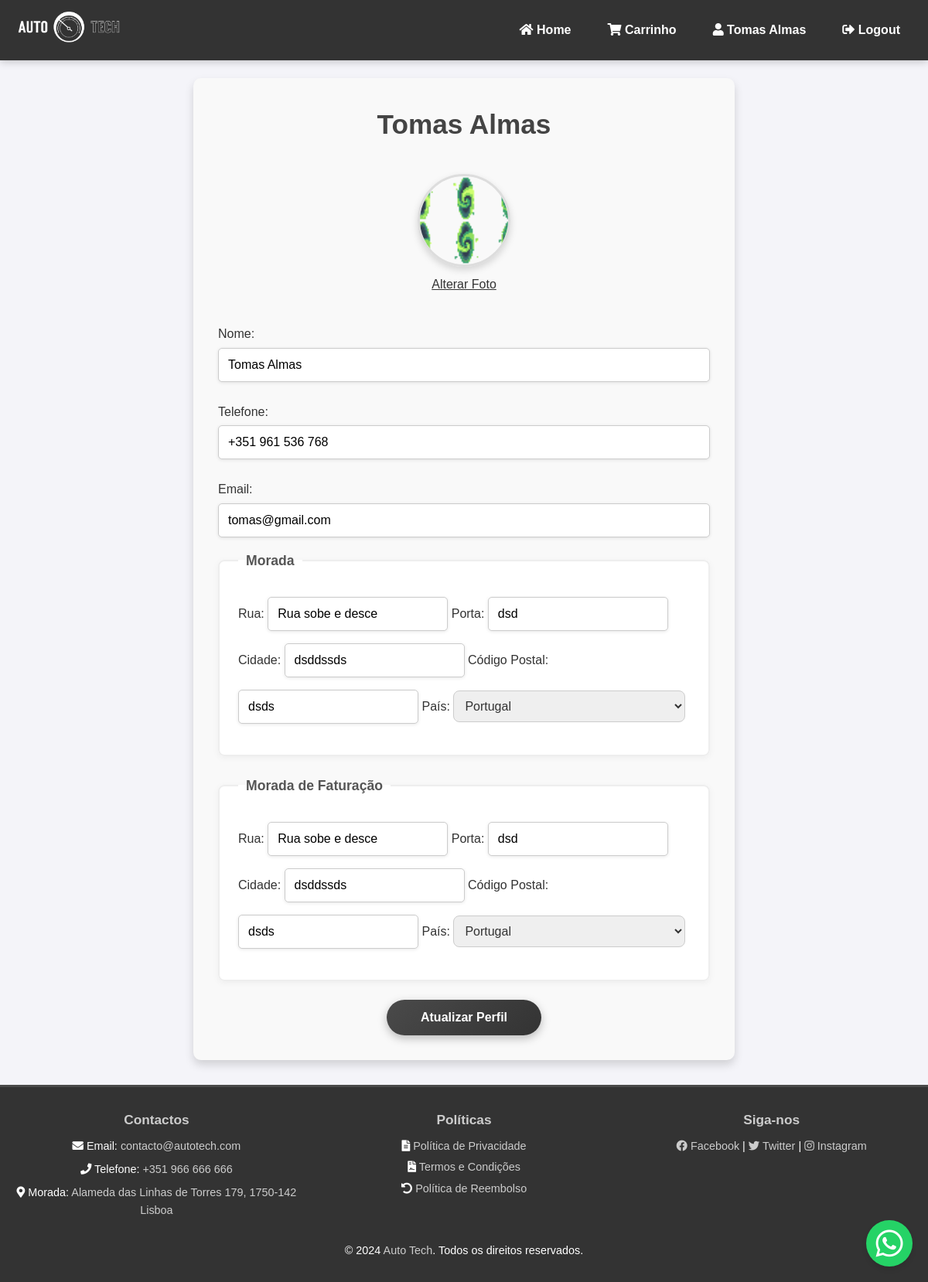
Screenshot of /perfil (signed in) with the database file from the repository.
### models.py (models this page shows)
class User(UserMixin, db.Model):
    __tablename__ = 'users'  # Define o nome correto da tabela
    id = db.Column(db.Integer, primary_key=True)
    nome = db.Column(db.String(64), nullable=False)
    email = db.Column(db.String(120), unique=True, nullable=False)
    senha = db.Column(db.String(128), nullable=False)
    phone = db.Column(db.String(15), nullable=True)
    rua = db.Column(db.String(128), nullable=True)
    numero = db.Column(db.String(10), nullable=True)
    cidade = db.Column(db.String(64), nullable=True)
    codigo_postal = db.Column(db.String(10), nullable=True)
    country = db.Column(db.String(64), nullable=True)
    rua_faturacao = db.Column(db.String(128), nullable=True)
    numero_faturacao = db.Column(db.String(10), nullable=True)
    cidade_faturacao = db.Column(db.String(64), nullable=True)
    codigo_postal_faturacao = db.Column(db.String(10), nullable=True)
    pais_faturacao = db.Column(db.String(64), nullable=True)
    imagem = db.Column(db.String(200), nullable=True)

### main.py (the view)
@app.route('/perfil')
@login_required
def perfil():
    return render_template('profile.html', name="Perfil", user=current_user, paises_por_continente=paises())

### main.py (called while the page is built)
def paises():
    paises_por_continente = {
        "África": [
            "África do Sul", "Angola", "Argélia", "Cabo Verde", "Egito",
            "Marrocos", "Moçambique", "Nigéria", "Tunísia", "Zâmbia"
        ],
        "América do Norte": [
            "Canadá", "Estados Unidos", "México", "Cuba", "Honduras"
        ],
        "América do Sul": [
            "Argentina", "Brasil", "Chile", "Colômbia", "Peru",
            "Uruguai", "Venezuela"
        ],
        "Ásia": [
            "Arábia Saudita", "China", "Índia", "Indonésia", "Japão",
            "Tailândia", "Turquia", "Vietnã"
        ],
        "Europa": [
            "Alemanha", "Espanha", "França", "Itália", "Portugal",
            "Reino Unido", "Rússia", "Suíça"
        ],
        "Oceania": [
            "Austrália", "Fiji", "Nova Zelândia", "Papua Nova Guiné"
        ]
    }
    return(paises_por_continente)

### models.py (called while the page is built)
@login_manager.user_loader
def load_user(user_id):
    return User.query.get(int(user_id))

### templates/profile.html (shortened to what this page needs)
{% extends 'core/base.html' %}
{% block main %}
<main>
    <section class="profile">
        <h2>{{ user.nome }}</h2>
        <form method="POST" action="" enctype="multipart/form-data">
            <div class="profile-pic">
                <img src="{{ url_for('static', filename='uploads/' + user.imagem) }}" alt="Foto de Perfil" id="profile-img">
                <label for="upload-photo" class="upload-btn">Alterar Foto</label>
            </div>
            <label for="nome">Nome:</label>
            <input type="text" id="nome" name="nome" value="{{ user.nome }}" required>
            <label for="phone">Telefone:</label>
            <input type="text" id="phone" name="phone" value="{{ user.phone }}" required>
            <label for="email">Email:</label>
            <input type="email" id="email" name="email" value="{{ user.email }}" required>
            <fieldset>
                <legend>Morada</legend>
                <label for="rua">Rua:</label>
                <input type="text" id="rua" name="rua" value="{{ user.rua }}" required>
                <label for="numero">Porta:</label>
                <input type="text" id="numero" name="numero" value="{{ user.numero }}" required>
                <label for="cidade">Cidade:</label>
                <input type="text" id="cidade" name="cidade" value="{{ user.cidade }}" required>
                <label for="codigo-postal">Código Postal:</label>
                <input type="text" id="codigo-postal" name="codigo_postal" value="{{ user.codigo_postal }}" required>
                <label for="country">País:</label>
                <select id="country" name="country">
                    {% for continente, paises in paises_por_continente.items() %}
                        <optgroup label="{{ continente }}">
                            {% for pais in paises %}
                                <option value="{{ pais }}"
                                        {% if user.country and user.country.strip().lower() == pais.strip().lower() %}selected{% endif %}>
                                    {{ pais }}
                                </option>
                            {% endfor %}
                        </optgroup>
                    {% endfor %}
                </select>
            </fieldset>
            <fieldset>
                <legend>Morada de Faturação</legend>
                <label for="rua-faturacao">Rua:</label>
                <input type="text" id="rua-faturacao" name="rua-faturacao" value="{{ user.rua_faturacao }}" required>
                <label for="numero-faturacao">Porta:</label>
                <input type="text" id="numero-faturacao" name="numero-faturacao" value="{{ user.numero_faturacao }}" required>
                <label for="cidade-faturacao">Cidade:</label>
                <input type="text" id="cidade-faturacao" name="cidade-faturacao" value="{{ user.cidade_faturacao }}" required>
                <label for="codigo-postal-faturacao">Código Postal:</label>
                <input type="text" id="codigo-postal-faturacao" name="codigo-postal-faturacao" value="{{ user.codigo_postal_faturacao }}" required>
                <label for="pais-faturacao">País:</label>
                <select id="pais-faturacao" name="pais-faturacao">
                    {% for continente, paises in paises_por_continente.items() %}
                        <optgroup label="{{ continente }}">
                            {% for pais in paises %}
                                <option value="{{ pais }}"
                                        {% if user.pais_faturacao and user.pais_faturacao.strip().lower() == pais.strip().lower() %}selected{% endif %}>
                                    {{ pais }}
                                </option>
                            {% endfor %}
                        </optgroup>
                    {% endfor %}
                </select>
            </fieldset>
            <button type="submit">Atualizar Perfil</button>
        </form>
    </section>
</main>
{% endblock %}

### templates/core/header.html
<header>
    <a href="{{ url_for('index') }}"><img src="{{ url_for('static', filename='images/logo_auto-tech_white.png') }}" alt="Logo Auto Tech" class="logo"></a>
    <nav>
        <a href="{{ url_for('index') }}" aria-label="Home"><i class="fas fa-home"></i> Home</a>
        {% if current_user.is_authenticated %}
        <a href="{{ url_for('carrinho') }}" aria-label="Carrinho"><i class="fas fa-shopping-cart"></i> Carrinho</a>
        <a href="{{ url_for('perfil') }}" aria-label="Perfil"><i class="fas fa-user"></i> {{ user.nome }}</a>
        <a href="{{ url_for('logout') }}" aria-label="Logout"><i class="fas fa-sign-out-alt"></i> Logout</a>
    {% else %}
        <a href="{{ url_for('login') }}" aria-label="Login"><i class="fas fa-user"></i> Login</a>
    {% endif %}
    </nav>
</header>

### static/css/style.css (style rules this page uses)
* { margin: 0; padding: 0; box-sizing: border-box; }
header { position: fixed; top: 0; left: 0; width: 100%; background-color: #333; padding: 10px 20px; display: flex; align-items: center; justify-content: space-between; z-index: 1001; box-shadow: 0 2px 10px rgba(0, 0, 0, 0.2); }
header img.logo { max-height: 50px; }
header nav { display: flex; gap: 15px; }
header nav a { color: #fff; text-decoration: none; font-weight: bold; transition: color 0.3s ease, background-color 0.3s ease; padding: 0.5em 1em; border-radius: 5px; }
button { background: linear-gradient(135deg, #333, #555); color: #fff; padding: 12px 20px; border: none; border-radius: 25px; cursor: pointer; font-size: 1em; transition: background-color 0.3s ease, transform 0.3s ease, box-shadow 0.3s ease; box-shadow: 0 4px 8px rgba(0, 0, 0, 0.2); }
.profile { display: flex; flex-direction: column; align-items: center; padding: 2em; background-color: #f9f9f9; max-width: 700px; margin: 2em auto; width: 90%; border-radius: 10px; box-shadow: 0 6px 12px rgba(0, 0, 0, 0.15); }
.profile h2 { font-size: 2.2em; margin-bottom: 1em; color: #444; }
.profile form { width: 100%; display: flex; flex-direction: column; }
.profile-pic { position: relative; display: flex; flex-direction: column; align-items: center; margin-bottom: 1.5em; }
.profile-pic img { width: 120px; height: 120px; border-radius: 50%; object-fit: cover; border: 3px solid #ddd; box-shadow: 0 4px 10px rgba(0, 0, 0, 0.15); }
.upload-btn { margin-top: 8px; font-size: 0.9em; color: #555; cursor: pointer; text-decoration: underline; }
.profile label { font-size: 1em; margin: 10px 0 5px; color: #333; }
.profile input { padding: 12px; font-size: 1em; border: 1px solid #ccc; border-radius: 5px; margin-bottom: 1em; transition: border-color 0.3s; background-color: #fff; box-shadow: 0 1px 4px rgba(0, 0, 0, 0.1); }
fieldset { border: 2px solid #eee; border-radius: 8px; padding: 1.5em; margin-bottom: 1.5em; background-color: #fff; box-shadow: 0 2px 8px rgba(0, 0, 0, 0.05); }
legend { padding: 0 10px; font-size: 1.1em; color: #555; font-weight: bold; margin-bottom: 0.5em; }
.profile button { background: linear-gradient(135deg, #4a4a4a, #333); color: #fff; padding: 14px 24px; border: none; border-radius: 30px; cursor: pointer; font-size: 1em; font-weight: bold; transition: background-color 0.3s, transform 0.3s, box-shadow 0.3s; box-shadow: 0 4px 12px rgba(0, 0, 0, 0.25); align-self: center; max-width: 200px; width: 100%; }
select { width: 100%; max-width: 300px; padding: 10px; font-size: 1rem; border: 1px solid #ccc; border-radius: 8px; color: #333; cursor: pointer; transition: border-color 0.3s ease, box-shadow 0.3s ease; }
option { padding: 5px 10px; background-color: #fff; color: #333; }
select option[selected] { font-weight: bold; color: #444; }
main { flex: 1; }

### rows the page displays
User: nome "Tomas Almas", imagem (picture), phone "+351 961 536 768", email "tomas@gmail.com", rua "Rua sobe e desce", numero "dsd", cidade "dsddssds", codigo_postal "dsds", country "Portugal", rua-faturacao "Rua sobe e desce", numero-faturacao "dsd", cidade-faturacao "dsddssds", codigo-postal-faturacao "dsds", pais-faturacao "Portugal"
